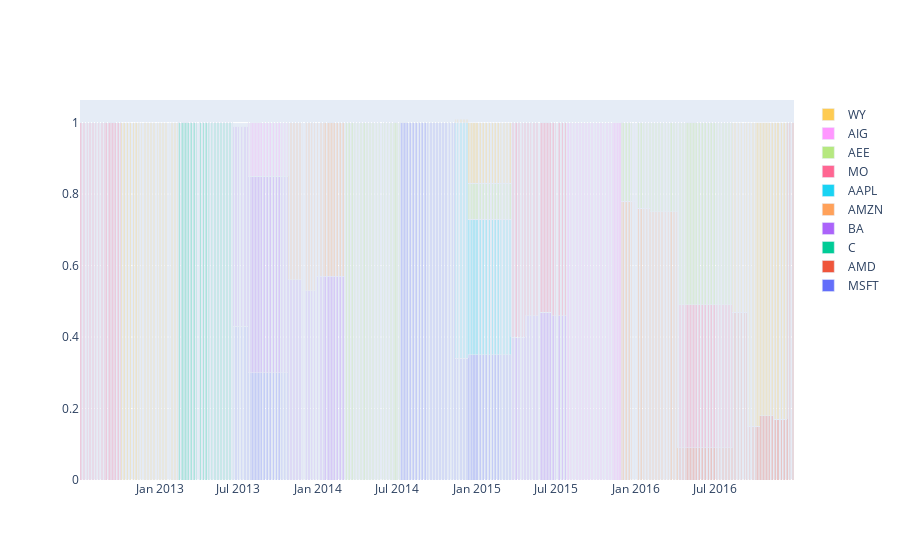

The notebook cell saved with this chart:
### Code cell
plotAllocation(ah.dropna())

### Figure 1 — Plotly figure (JSON) as saved in the notebook; plotly's stock layout.template omitted (floating-point values rounded to 4 significant figures; data arrays with more than 128 entries replaced by an {"elided": "..."} marker saying what was removed)
{"data": [{"name": "MSFT", "type": "bar", "x": {"elided": "1133 str values"}, "y": {"elided": "1133 float values"}}, {"name": "AMD", "type": "bar", "x": {"elided": "1133 str values"}, "y": {"elided": "1133 float values"}}, {"name": "C", "type": "bar", "x": {"elided": "1133 str values"}, "y": {"elided": "1133 int values"}}, {"name": "BA", "type": "bar", "x": {"elided": "1133 str values"}, "y": {"elided": "1133 float values"}}, {"name": "AMZN", "type": "bar", "x": {"elided": "1133 str values"}, "y": {"elided": "1133 float values"}}, {"name": "AAPL", "type": "bar", "x": {"elided": "1133 str values"}, "y": {"elided": "1133 float values"}}, {"name": "MO", "type": "bar", "x": {"elided": "1133 str values"}, "y": {"elided": "1133 float values"}}, {"name": "AEE", "type": "bar", "x": {"elided": "1133 str values"}, "y": {"elided": "1133 float values"}}, {"name": "AIG", "type": "bar", "x": {"elided": "1133 str values"}, "y": {"elided": "1133 float values"}}, {"name": "WY", "type": "bar", "x": {"elided": "1133 str values"}, "y": {"elided": "1133 float values"}}], "layout": {"bargap": 0, "bargroupgap": 0, "barmode": "stack", "xaxis": {"categoryorder": "total descending"}}}
